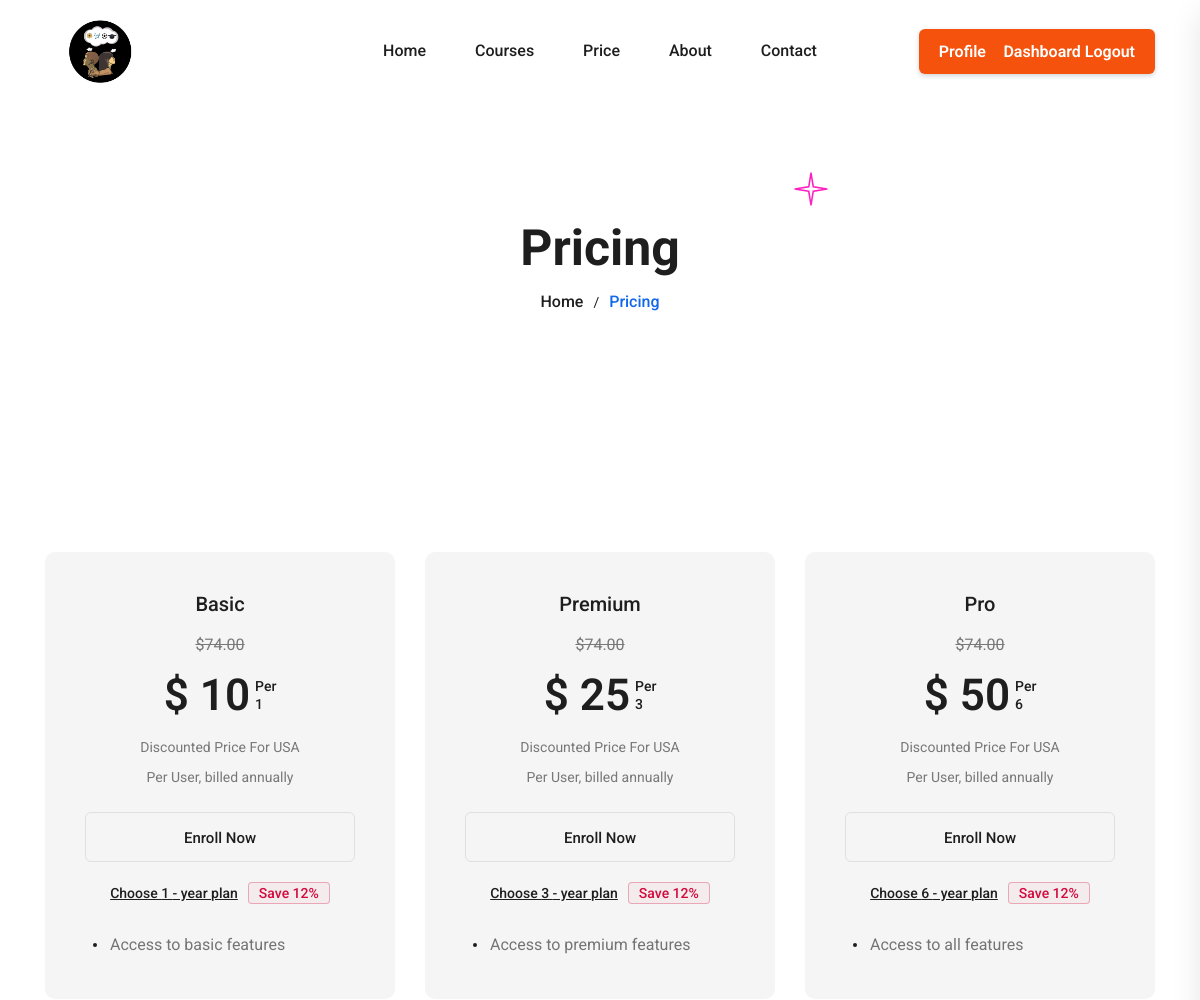
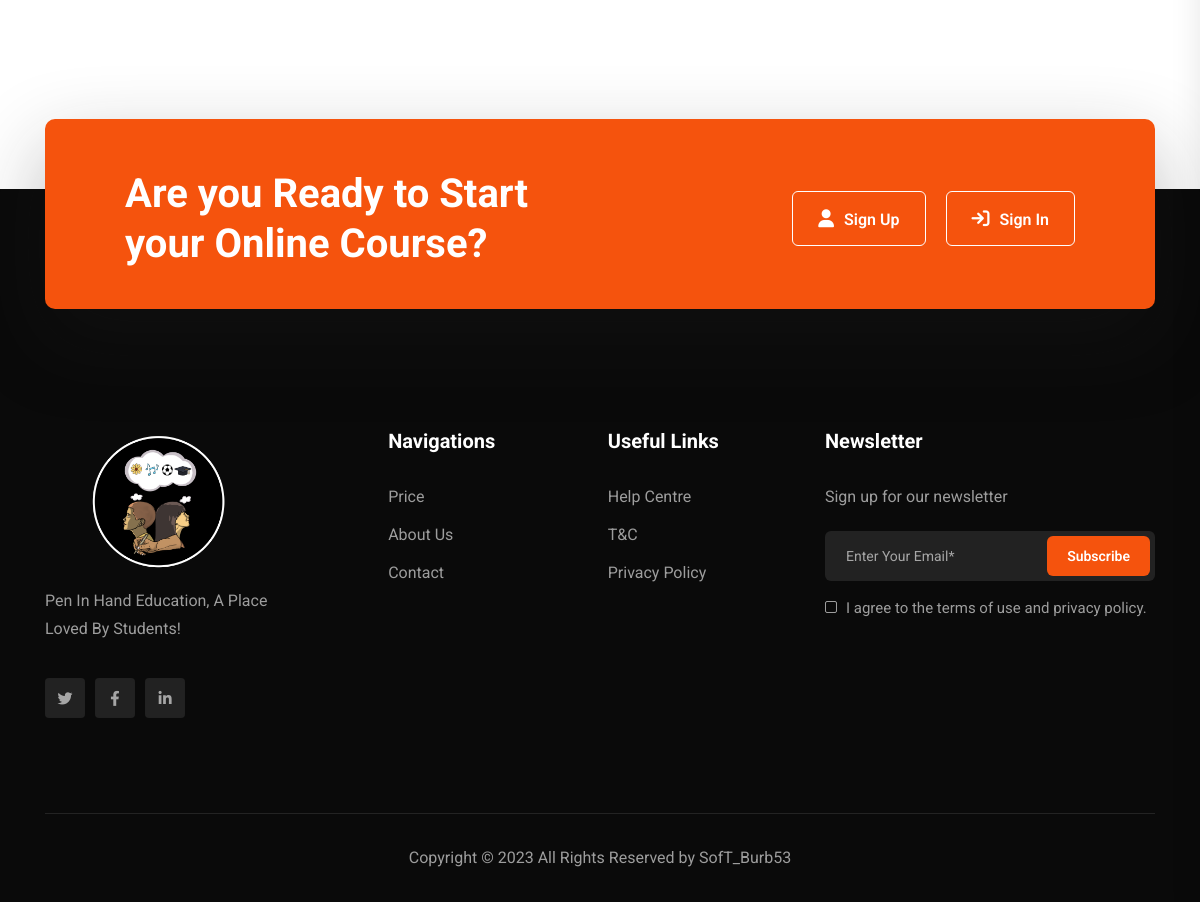
/Pages/price.php (signed in), run on the app's committed database (2 pictures, top to bottom).
### tables this page shows
CREATE TABLE `subscription_plan` (
  `id` int(11) NOT NULL,
  `subscription_id` int(11) NOT NULL,
  `plan_name` varchar(255) NOT NULL,
  `description` varchar(255) NOT NULL,
  `duration` int(255) NOT NULL,
  `price` int(255) NOT NULL,
  `created_at` datetime NOT NULL DEFAULT current_timestamp() ON UPDATE current_timestamp()
);

### Pages/price.php (the view, shortened to what this page needs)
<!Doctype html>
<html class="no-js" lang="zxx">
<head>
    <link rel="stylesheet" href="../assets/css/bootstrap.min.css">
    <link rel="stylesheet" href="../assets/css/animate.min.css">
    <link rel="stylesheet" href="../assets/css/magnific-popup.css">
    <link rel="stylesheet" href="../assets/css/fontawesome-all.min.css">
    <link rel="stylesheet" href="../assets/css/odometer.min.css">
    <link rel="stylesheet" href="../assets/css/nice-select.css">
    <link rel="stylesheet" href="../assets/css/meanmenu.css">
    <link rel="stylesheet" href="../assets/css/swiper-bundle.min.css">
    <link rel="stylesheet" href="../assets/css/main.css">
</head>
<body>
    <?php include('../includes/navbar.php'); ?>
    <main>
        <section class="breadcrumb-area bg-default" data-background="../assets/img/breadcrumb/breadcrumb-bg.jpg">
            <img src="../assets/img/breadcrumb/shape-1.png" alt class="breadcrumb-shape">
            <div class="container">
                <div class="row">
                    <div class="col-12">
                        <div class="breadcrumb-content">
                            <h2 class="breadcrumb-title">Pricing</h2>
                            <div class="breadcrumb-list">
                                <a href>Home</a>
                                <span>Pricing</span>
                            </div>
                        </div>
                    </div>
                </div>
            </div>
        </section>
        <section class="innerPage_price-area pt-120 pb-90">
            <div class="container">
                <div class="row">
                    <?php
                    $sql = "SELECT * FROM subscription_plan";
                    $result = $dbh->query($sql);
                    if ($result->rowCount() > 0) {
                        while ($row = $result->fetch(PDO::FETCH_ASSOC)) {
                            ?>
                            <div class="col-xl-4 col-lg-6 col-md-6">
                                <div class="h2_price-item mb-30">
                                    <div class="h2_price-item-title">
                                        <h5>
                                            <?php echo $row["plan_name"]; ?>
                                        </h5>
                                    </div>
                                    <div class="h2_price-amount">
                                        <del>$74.00</del>
                                        <div class="h2_price-amount-info">
                                            <h2>$
                                                <?php echo $row["price"]; ?>
                                            </h2>
                                            <p>
                                                <span>Per</span>
                                                <span>
                                                    <?php echo $row["duration"]; ?>
                                                </span>
                                            </p>
                                        </div>
                                    </div>
                                    <div class="h2_price-middle-info">
                                        <p class="h2_price-middle-info-1">Discounted Price For USA</p>
                                        <p class="h2_price-middle-info-2">Per User, billed annually</p>
                                    </div>
                                    <div class="h2_price-button">
                                        <a href="../student/Dashboard/Pages/subscription_form.php?subscription_id=<?php echo $row["subscription_id"]; ?>">Enroll Now</a>
                                    </div>
                                    <div class="h2_price-content">
                                        <div class="h2_price-content-top">
                                            <a href="#">Choose
                                                <?php echo $row["duration"]; ?> - year plan
                                            </a><span>Save 12%</span>
                                        </div>
                                        <div class="h2_price-content-list">
                                            <ul>
                                                <li>
                                                    <?php echo $row["description"]; ?>
                                                </li>
                                            </ul>
                                        </div>
                                    </div>
                                </div>
                            </div>
                            <?php
                        }
                    } else {
                        echo "0 results";
                    }
                    ?>
                </div>
            </div>
        </section>
        <div class="cta-area h3_cta-area">
            <div class="container">
                <div class="cta-wrapper">
                    <div class="row align-items-center">
                        <div class="col-xl-6 col-lg-6">
                            <div class="cta-content mb-30 mb-lg-0">
                                <h2 class="cta-title">Are you Ready to Start your
                                    Online Course?</h2>
                            </div>
                        </div>
                        <div class="col-xl-6 col-lg-6">
                            <div class="cta-button">
                                <a href="sign-up.php" class="cta-btn"><i class="fa fa-user"></i>Sign Up</a>
                                <a href="sign-in.php" class="cta-btn"><i class="fa fa-sign-in"></i>Sign In</a>
                            </div>
                        </div>
                    </div>
                </div>
            </div>
        </div>
    </main>
    <?php include('../includes/footer.php'); ?>
</body>
</html>

### data on the page
subscription_plan: plan_name "Basic", price "10", duration "1", description "Access to basic features"
subscription_plan: plan_name "Premium", price "25", duration "3", description "Access to premium features"
subscription_plan: plan_name "Pro", price "50", duration "6", description "Access to all features"
